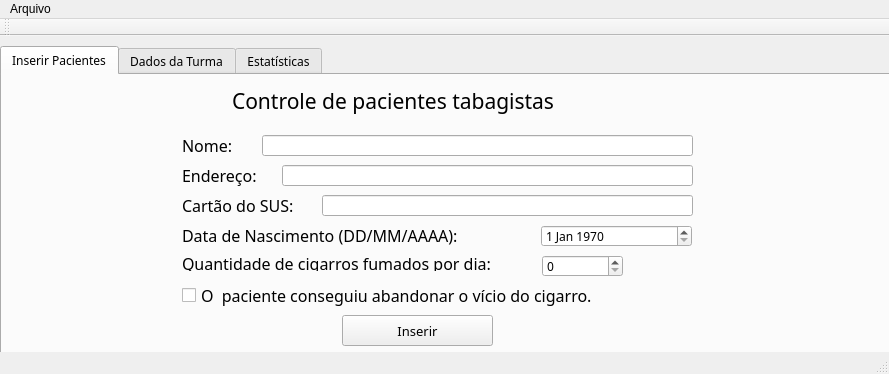
<?xml version="1.0" encoding="UTF-8"?>
<ui version="4.0">
 <class>MainWindow</class>
 <widget class="QMainWindow" name="MainWindow">
  <property name="geometry">
   <rect>
    <x>0</x>
    <y>0</y>
    <width>889</width>
    <height>374</height>
   </rect>
  </property>
  <property name="windowTitle">
   <string>MainWindow</string>
  </property>
  <widget class="QWidget" name="centralWidget">
   <widget class="QTabWidget" name="tabWidget">
    <property name="geometry">
     <rect>
      <x>0</x>
      <y>10</y>
      <width>891</width>
      <height>311</height>
     </rect>
    </property>
    <property name="font">
     <font>
      <family>Arial Rounded MT Bold</family>
     </font>
    </property>
    <property name="currentIndex">
     <number>0</number>
    </property>
    <property name="iconSize">
     <size>
      <width>16</width>
      <height>16</height>
     </size>
    </property>
    <widget class="QWidget" name="tab">
     <attribute name="title">
      <string>Inserir Pacientes</string>
     </attribute>
     <widget class="QPushButton" name="pushButton">
      <property name="geometry">
       <rect>
        <x>340</x>
        <y>240</y>
        <width>151</width>
        <height>31</height>
       </rect>
      </property>
      <property name="font">
       <font>
        <pointsize>10</pointsize>
       </font>
      </property>
      <property name="text">
       <string>Inserir</string>
      </property>
     </widget>
     <widget class="QLineEdit" name="le_cartao">
      <property name="geometry">
       <rect>
        <x>320</x>
        <y>120</y>
        <width>371</width>
        <height>21</height>
       </rect>
      </property>
     </widget>
     <widget class="QLabel" name="lbl_DT">
      <property name="geometry">
       <rect>
        <x>180</x>
        <y>150</y>
        <width>291</width>
        <height>21</height>
       </rect>
      </property>
      <property name="font">
       <font>
        <family>Arial Rounded MT Bold</family>
        <pointsize>12</pointsize>
        <weight>50</weight>
        <bold>false</bold>
       </font>
      </property>
      <property name="text">
       <string>Data de Nascimento (DD/MM/AAAA):</string>
      </property>
     </widget>
     <widget class="QLabel" name="lbl_quantCigarros">
      <property name="geometry">
       <rect>
        <x>180</x>
        <y>180</y>
        <width>391</width>
        <height>16</height>
       </rect>
      </property>
      <property name="font">
       <font>
        <family>Arial Rounded MT Bold</family>
        <pointsize>12</pointsize>
        <weight>50</weight>
        <bold>false</bold>
       </font>
      </property>
      <property name="text">
       <string>Quantidade de cigarros fumados por dia:</string>
      </property>
     </widget>
     <widget class="QLabel" name="lbl_SUS">
      <property name="geometry">
       <rect>
        <x>180</x>
        <y>120</y>
        <width>131</width>
        <height>21</height>
       </rect>
      </property>
      <property name="font">
       <font>
        <family>Arial Rounded MT Bold</family>
        <pointsize>12</pointsize>
        <weight>50</weight>
        <bold>false</bold>
       </font>
      </property>
      <property name="text">
       <string>Cartão do SUS:</string>
      </property>
     </widget>
     <widget class="QLabel" name="lbl_name">
      <property name="geometry">
       <rect>
        <x>180</x>
        <y>60</y>
        <width>61</width>
        <height>21</height>
       </rect>
      </property>
      <property name="font">
       <font>
        <family>Arial Rounded MT Bold</family>
        <pointsize>12</pointsize>
        <weight>50</weight>
        <bold>false</bold>
       </font>
      </property>
      <property name="text">
       <string>Nome:</string>
      </property>
     </widget>
     <widget class="QLineEdit" name="le_name">
      <property name="geometry">
       <rect>
        <x>260</x>
        <y>60</y>
        <width>431</width>
        <height>21</height>
       </rect>
      </property>
     </widget>
     <widget class="QLineEdit" name="le_endereco">
      <property name="geometry">
       <rect>
        <x>280</x>
        <y>90</y>
        <width>411</width>
        <height>21</height>
       </rect>
      </property>
     </widget>
     <widget class="QLabel" name="lbl_end">
      <property name="geometry">
       <rect>
        <x>180</x>
        <y>90</y>
        <width>81</width>
        <height>21</height>
       </rect>
      </property>
      <property name="font">
       <font>
        <family>Arial Rounded MT Bold</family>
        <pointsize>12</pointsize>
        <weight>50</weight>
        <bold>false</bold>
       </font>
      </property>
      <property name="text">
       <string>Endereço:</string>
      </property>
     </widget>
     <widget class="QCheckBox" name="checkBox">
      <property name="geometry">
       <rect>
        <x>180</x>
        <y>210</y>
        <width>441</width>
        <height>21</height>
       </rect>
      </property>
      <property name="font">
       <font>
        <family>Arial Rounded MT Bold</family>
        <pointsize>12</pointsize>
        <weight>50</weight>
        <bold>false</bold>
       </font>
      </property>
      <property name="text">
       <string>O  paciente conseguiu abandonar o vício do cigarro.</string>
      </property>
     </widget>
     <widget class="QDateEdit" name="dateEdit">
      <property name="geometry">
       <rect>
        <x>539</x>
        <y>150</y>
        <width>151</width>
        <height>22</height>
       </rect>
      </property>
      <property name="dateTime">
       <datetime>
        <hour>0</hour>
        <minute>0</minute>
        <second>0</second>
        <year>1970</year>
        <month>1</month>
        <day>1</day>
       </datetime>
      </property>
      <property name="maximumDateTime">
       <datetime>
        <hour>23</hour>
        <minute>59</minute>
        <second>59</second>
        <year>2018</year>
        <month>12</month>
        <day>24</day>
       </datetime>
      </property>
      <property name="minimumDateTime">
       <datetime>
        <hour>0</hour>
        <minute>0</minute>
        <second>0</second>
        <year>1890</year>
        <month>1</month>
        <day>1</day>
       </datetime>
      </property>
     </widget>
     <widget class="QSpinBox" name="sb_cigarros">
      <property name="geometry">
       <rect>
        <x>540</x>
        <y>180</y>
        <width>81</width>
        <height>22</height>
       </rect>
      </property>
     </widget>
     <widget class="QLabel" name="label">
      <property name="geometry">
       <rect>
        <x>230</x>
        <y>10</y>
        <width>451</width>
        <height>31</height>
       </rect>
      </property>
      <property name="font">
       <font>
        <pointsize>16</pointsize>
       </font>
      </property>
      <property name="text">
       <string>Controle de pacientes tabagistas</string>
      </property>
     </widget>
    </widget>
    <widget class="QWidget" name="tab_2">
     <attribute name="title">
      <string>Dados da Turma</string>
     </attribute>
     <widget class="QTableWidget" name="tbl_turma">
      <property name="geometry">
       <rect>
        <x>0</x>
        <y>10</y>
        <width>881</width>
        <height>231</height>
       </rect>
      </property>
      <property name="font">
       <font>
        <family>Arial Rounded MT Bold</family>
       </font>
      </property>
      <property name="lineWidth">
       <number>1</number>
      </property>
      <property name="autoScrollMargin">
       <number>16</number>
      </property>
      <property name="gridStyle">
       <enum>Qt::CustomDashLine</enum>
      </property>
      <attribute name="horizontalHeaderCascadingSectionResizes">
       <bool>false</bool>
      </attribute>
      <attribute name="horizontalHeaderDefaultSectionSize">
       <number>125</number>
      </attribute>
      <attribute name="horizontalHeaderHighlightSections">
       <bool>false</bool>
      </attribute>
      <attribute name="horizontalHeaderMinimumSectionSize">
       <number>39</number>
      </attribute>
      <attribute name="horizontalHeaderShowSortIndicator" stdset="0">
       <bool>false</bool>
      </attribute>
      <attribute name="horizontalHeaderStretchLastSection">
       <bool>false</bool>
      </attribute>
      <attribute name="verticalHeaderVisible">
       <bool>false</bool>
      </attribute>
      <attribute name="verticalHeaderDefaultSectionSize">
       <number>23</number>
      </attribute>
      <attribute name="verticalHeaderHighlightSections">
       <bool>false</bool>
      </attribute>
      <attribute name="verticalHeaderMinimumSectionSize">
       <number>23</number>
      </attribute>
      <attribute name="verticalHeaderShowSortIndicator" stdset="0">
       <bool>false</bool>
      </attribute>
      <attribute name="verticalHeaderStretchLastSection">
       <bool>false</bool>
      </attribute>
      <column>
       <property name="text">
        <string>Nome</string>
       </property>
      </column>
      <column>
       <property name="text">
        <string>Data de Nasc.</string>
       </property>
      </column>
      <column>
       <property name="text">
        <string>Cartão do SUS</string>
       </property>
      </column>
      <column>
       <property name="text">
        <string>Endereço</string>
       </property>
      </column>
      <column>
       <property name="text">
        <string>Cigarros/Dia</string>
       </property>
       <property name="font">
        <font>
         <pointsize>8</pointsize>
        </font>
       </property>
       <property name="textAlignment">
        <set>AlignCenter</set>
       </property>
      </column>
      <column>
       <property name="text">
        <string notr="true">Medicação</string>
       </property>
      </column>
      <column>
       <property name="text">
        <string>Recuperação</string>
       </property>
      </column>
     </widget>
     <widget class="QPushButton" name="btn_ordenaName">
      <property name="geometry">
       <rect>
        <x>170</x>
        <y>250</y>
        <width>211</width>
        <height>31</height>
       </rect>
      </property>
      <property name="font">
       <font>
        <family>Arial Rounded MT Bold</family>
       </font>
      </property>
      <property name="text">
       <string>Ordenar por nome</string>
      </property>
     </widget>
     <widget class="QPushButton" name="ordenarPorCigarros">
      <property name="geometry">
       <rect>
        <x>540</x>
        <y>250</y>
        <width>211</width>
        <height>31</height>
       </rect>
      </property>
      <property name="font">
       <font>
        <family>Arial Rounded MT Bold</family>
       </font>
      </property>
      <property name="text">
       <string>Ordenar por número de cigarros</string>
      </property>
     </widget>
    </widget>
    <widget class="QWidget" name="tab_3">
     <attribute name="title">
      <string>Estatísticas</string>
     </attribute>
     <widget class="QGroupBox" name="GB_totalpac">
      <property name="geometry">
       <rect>
        <x>10</x>
        <y>190</y>
        <width>731</width>
        <height>80</height>
       </rect>
      </property>
      <property name="font">
       <font>
        <family>Arial Rounded MT Bold</family>
        <pointsize>11</pointsize>
       </font>
      </property>
      <property name="title">
       <string>Total de pacientes que abandonaram o vício do cigarro:</string>
      </property>
      <widget class="QLabel" name="lbl_abandono">
       <property name="geometry">
        <rect>
         <x>60</x>
         <y>30</y>
         <width>591</width>
         <height>31</height>
        </rect>
       </property>
       <property name="font">
        <font>
         <pointsize>10</pointsize>
        </font>
       </property>
       <property name="text">
        <string/>
       </property>
      </widget>
     </widget>
     <widget class="QGroupBox" name="groupBox">
      <property name="geometry">
       <rect>
        <x>10</x>
        <y>100</y>
        <width>731</width>
        <height>80</height>
       </rect>
      </property>
      <property name="font">
       <font>
        <family>Arial Rounded MT Bold</family>
        <pointsize>11</pointsize>
       </font>
      </property>
      <property name="title">
       <string>Média de cigarros fumados por dia da turma: </string>
      </property>
      <widget class="QLabel" name="lbl_MedCigDia">
       <property name="geometry">
        <rect>
         <x>50</x>
         <y>30</y>
         <width>651</width>
         <height>31</height>
        </rect>
       </property>
       <property name="font">
        <font>
         <pointsize>10</pointsize>
        </font>
       </property>
       <property name="text">
        <string/>
       </property>
      </widget>
     </widget>
     <widget class="QGroupBox" name="groupBox_2">
      <property name="geometry">
       <rect>
        <x>10</x>
        <y>10</y>
        <width>731</width>
        <height>80</height>
       </rect>
      </property>
      <property name="font">
       <font>
        <family>Arial Rounded MT Bold</family>
        <pointsize>11</pointsize>
       </font>
      </property>
      <property name="title">
       <string>Total de Pacientes da turma:</string>
      </property>
      <widget class="QLabel" name="total_pac">
       <property name="geometry">
        <rect>
         <x>50</x>
         <y>30</y>
         <width>661</width>
         <height>31</height>
        </rect>
       </property>
       <property name="font">
        <font>
         <pointsize>10</pointsize>
        </font>
       </property>
       <property name="text">
        <string/>
       </property>
      </widget>
     </widget>
    </widget>
   </widget>
  </widget>
  <widget class="QMenuBar" name="menuBar">
   <property name="geometry">
    <rect>
     <x>0</x>
     <y>0</y>
     <width>889</width>
     <height>21</height>
    </rect>
   </property>
   <widget class="QMenu" name="menusalvar">
    <property name="title">
     <string>Arquivo</string>
    </property>
    <addaction name="actionSalvar"/>
    <addaction name="actionCarregar"/>
   </widget>
   <addaction name="menusalvar"/>
  </widget>
  <widget class="QToolBar" name="mainToolBar">
   <attribute name="toolBarArea">
    <enum>TopToolBarArea</enum>
   </attribute>
   <attribute name="toolBarBreak">
    <bool>false</bool>
   </attribute>
  </widget>
  <widget class="QStatusBar" name="statusBar"/>
  <action name="actionSalvar">
   <property name="text">
    <string>Salvar</string>
   </property>
   <property name="font">
    <font>
     <family>Arial Rounded MT Bold</family>
    </font>
   </property>
   <property name="shortcut">
    <string>Ctrl+S</string>
   </property>
  </action>
  <action name="actionCarregar">
   <property name="text">
    <string>Carregar</string>
   </property>
   <property name="font">
    <font>
     <family>Arial Rounded MT Bold</family>
    </font>
   </property>
   <property name="shortcut">
    <string>Ctrl+O</string>
   </property>
  </action>
 </widget>
 <layoutdefault spacing="6" margin="11"/>
 <resources/>
 <connections/>
</ui>
